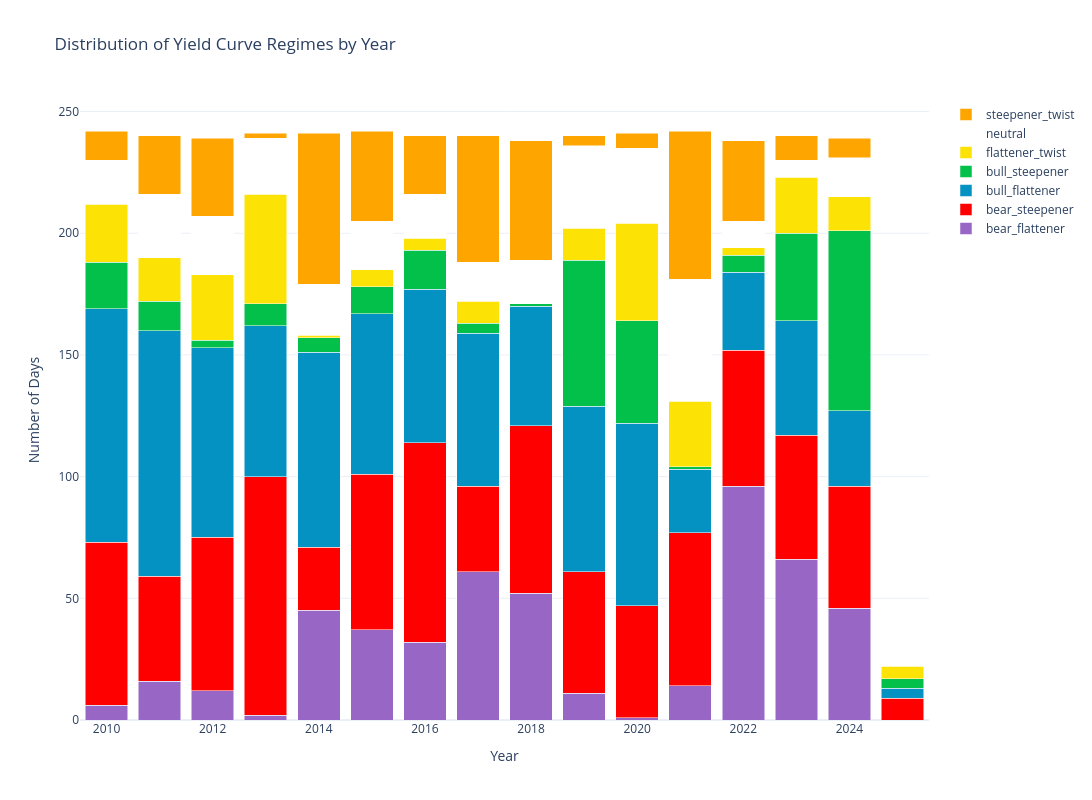

Notebook source saved alongside this figure:
### Code cell
import pandas as pd
import plotly.graph_objects as go

# Load yield curve regime data
yc = pd.read_csv('macro/fredData/yieldCurveRegime.csv')
yc['date'] = pd.to_datetime(yc['date'])
yc = yc[yc['date'] >= '2010-01-01']
yc['year'] = yc['date'].dt.year

# Get value counts by year and regime
yearly_counts = pd.crosstab(yc['year'], yc['regime'])

# Create stacked bar chart
fig = go.Figure()

# Define custom colors for each regime
colors = {
    'bull_steepener': '#03C04A',  # Green
    'bull_flattener': '#0492C2',  # Blue
    'bear_steepener': '#FF0000',  # Red
    'bear_flattener': '#9867C5',  # Purple
    'flattener_twist': '#FCE205',  # Yellow
    'steepener_twist': '#FFA500',  # Orange
    'neutral': '#FFFFFF'          # White
}

# Add traces for each regime
for regime in yearly_counts.columns:
    fig.add_trace(go.Bar(
        name=regime,
        x=yearly_counts.index,
        y=yearly_counts[regime],
        marker_color=colors[regime]
    ))

# Update layout
fig.update_layout(
    title='Distribution of Yield Curve Regimes by Year',
    xaxis_title='Year',
    yaxis_title='Number of Days',
    barmode='stack',
    showlegend=True,
    height=800,
    width=1200,
    template='plotly_white'
)

# Show plot
fig.show()

# Print summary statistics
print("\nTotal days in each regime:")
total_counts = yc['regime'].value_counts()
print(total_counts)

print("\nPercentage of time in each regime:")
percentage_counts = (yc['regime'].value_counts() / len(yc) * 100).round(2)
print(percentage_counts)

### Figure 1 — Plotly figure (JSON) as saved in the notebook; plotly's stock layout.template omitted (floating-point values rounded to 4 significant figures)
{"data": [{"marker": {"color": "#9867C5"}, "name": "bear_flattener", "type": "bar", "x": [2010, 2011, 2012, 2013, 2014, 2015, 2016, 2017, 2018, 2019, 2020, 2021, 2022, 2023, 2024, 2025], "y": [6, 16, 12, 2, 45, 37, 32, 61, 52, 11, 1, 14, 96, 66, 46, 0]}, {"marker": {"color": "#FF0000"}, "name": "bear_steepener", "type": "bar", "x": [2010, 2011, 2012, 2013, 2014, 2015, 2016, 2017, 2018, 2019, 2020, 2021, 2022, 2023, 2024, 2025], "y": [67, 43, 63, 98, 26, 64, 82, 35, 69, 50, 46, 63, 56, 51, 50, 9]}, {"marker": {"color": "#0492C2"}, "name": "bull_flattener", "type": "bar", "x": [2010, 2011, 2012, 2013, 2014, 2015, 2016, 2017, 2018, 2019, 2020, 2021, 2022, 2023, 2024, 2025], "y": [96, 101, 78, 62, 80, 66, 63, 63, 49, 68, 75, 26, 32, 47, 31, 4]}, {"marker": {"color": "#03C04A"}, "name": "bull_steepener", "type": "bar", "x": [2010, 2011, 2012, 2013, 2014, 2015, 2016, 2017, 2018, 2019, 2020, 2021, 2022, 2023, 2024, 2025], "y": [19, 12, 3, 9, 6, 11, 16, 4, 1, 60, 42, 1, 7, 36, 74, 4]}, {"marker": {"color": "#FCE205"}, "name": "flattener_twist", "type": "bar", "x": [2010, 2011, 2012, 2013, 2014, 2015, 2016, 2017, 2018, 2019, 2020, 2021, 2022, 2023, 2024, 2025], "y": [24, 18, 27, 45, 1, 7, 5, 9, 0, 13, 40, 27, 3, 23, 14, 5]}, {"marker": {"color": "#FFFFFF"}, "name": "neutral", "type": "bar", "x": [2010, 2011, 2012, 2013, 2014, 2015, 2016, 2017, 2018, 2019, 2020, 2021, 2022, 2023, 2024, 2025], "y": [18, 26, 24, 23, 21, 20, 18, 16, 18, 34, 31, 50, 11, 7, 16, 1]}, {"marker": {"color": "#FFA500"}, "name": "steepener_twist", "type": "bar", "x": [2010, 2011, 2012, 2013, 2014, 2015, 2016, 2017, 2018, 2019, 2020, 2021, 2022, 2023, 2024, 2025], "y": [12, 24, 32, 2, 62, 37, 24, 52, 49, 4, 6, 61, 33, 10, 8, 0]}], "layout": {"barmode": "stack", "height": 800, "showlegend": true, "title": {"text": "Distribution of Yield Curve Regimes by Year"}, "width": 1200, "xaxis": {"title": {"text": "Year"}}, "yaxis": {"title": {"text": "Number of Days"}}}}
